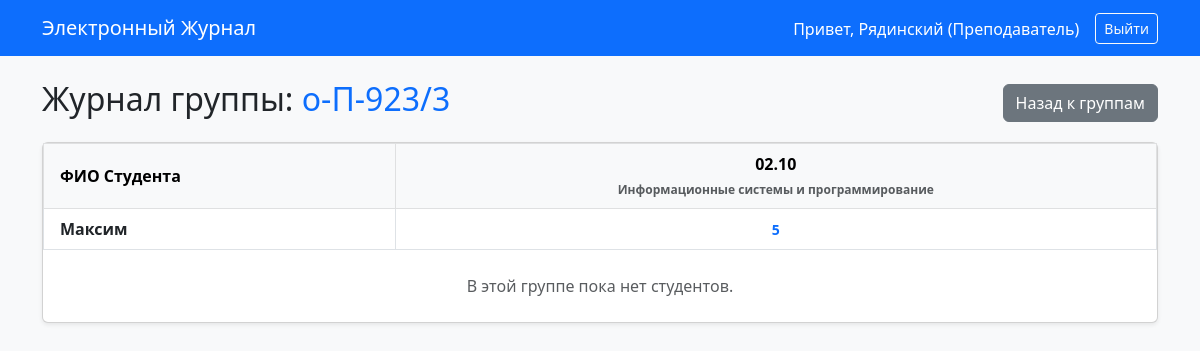
Before: /group/1/ (signed in) with the older database file.
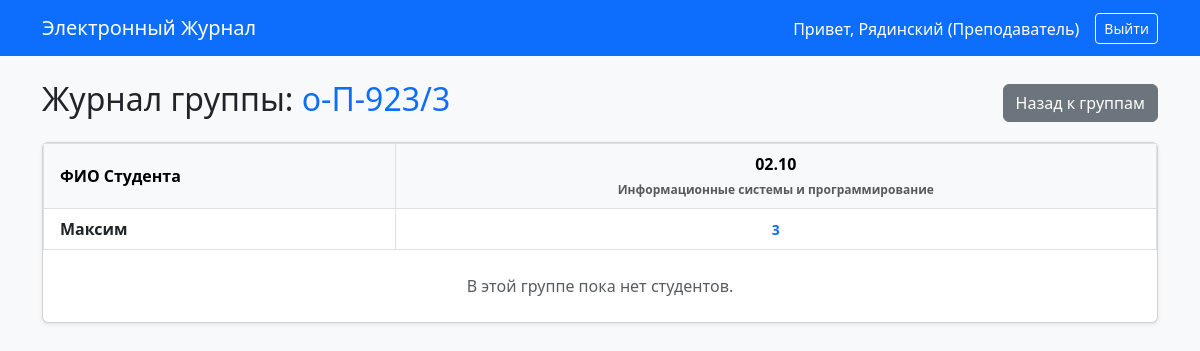
After: the same page with the newer database file.
### accounts/models.py (models this page shows, shortened)
class User(AbstractUser):
    class Role(models.TextChoices):
        ADMIN = "admin", "Администратор"
        TEACHER = "teacher", "Преподаватель"
        STUDENT = "student", "Студент"
    role = models.CharField(
        max_length=20,
        choices=Role.choices,
        default=Role.STUDENT,
        verbose_name="Роль",
    )

### journal/models.py (models this page shows, shortened)
class StudyGroup(models.Model):
    name = models.CharField(max_length=20, unique=True, verbose_name="Название группы")
    class Meta:
        verbose_name = "Учебная группа"
        verbose_name_plural = "Учебные группы"

class Lesson(models.Model):
    subject = models.ForeignKey(Subject, on_delete=models.CASCADE, verbose_name="Предмет")
    group = models.ForeignKey(StudyGroup, on_delete=models.CASCADE, verbose_name="Группа")
    teacher = models.ForeignKey(
        settings.AUTH_USER_MODEL,
        on_delete=models.CASCADE,
        limit_choices_to={'role': 'teacher'},
        verbose_name="Преподаватель"
    )
    date = models.DateField(verbose_name="Дата занятия")
    topic = models.CharField(max_length=255, blank=True, verbose_name="Тема занятия")
    class Meta:
        verbose_name = "Занятие"
        verbose_name_plural = "Занятия"
        ordering = ['-date']  # Сортировка по дате (сначала новые)

class Subject(models.Model):
    name = models.CharField(max_length=100, verbose_name="Название предмета")
    class Meta:
        verbose_name = "Предмет"
        verbose_name_plural = "Предметы"

class StudentProfile(models.Model):
    user = models.OneToOneField(settings.AUTH_USER_MODEL, on_delete=models.CASCADE, verbose_name="Студент")
    group = models.ForeignKey(StudyGroup, on_delete=models.CASCADE, related_name="students", verbose_name="Группа")
    class Meta:
        verbose_name = "Профиль студента"
        verbose_name_plural = "Профили студентов"

class Grade(models.Model):
    lesson = models.ForeignKey(Lesson, on_delete=models.CASCADE, related_name="grades", verbose_name="Занятие")
    student = models.ForeignKey(StudentProfile, on_delete=models.CASCADE, related_name="grades", verbose_name="Студент")
    value = models.PositiveSmallIntegerField(null=True, blank=True, verbose_name="Баллы / Оценка")
    is_absent = models.BooleanField(default=False, verbose_name="Отсутствовал (Н)")
    class Meta:
        verbose_name = "Оценка/Посещаемость"
        verbose_name_plural = "Оценки и Посещаемость"
        unique_together = ('lesson', 'student')

### journal/views.py (the view)
# urls.py: path('group/<int:group_id>/', views.group_journal, name='group_journal'),
@login_required
def group_journal(request, group_id):
    group = get_object_or_404(StudyGroup, id=group_id)
    students = StudentProfile.objects.filter(group=group)
    lessons = Lesson.objects.filter(group=group).order_by('date')
    journal_data = []
    for student in students:
        student_grades = []
        for lesson in lessons:
            grade = Grade.objects.filter(student=student, lesson=lesson).first()
            student_grades.append({
                'lesson': lesson,
                'grade': grade
            })
        journal_data.append({
            'student': student,
            'grades': student_grades
        })
    context = {
        'group': group,
        'lessons': lessons,
        'journal_data': journal_data,
    }
    return render(request, 'journal/journal.html', context)

### templates/journal/journal.html (shortened to what this page needs)
{% extends 'base.html' %}
{% block content %}
    <div class="d-flex justify-content-between align-items-center mb-3">
        <h2>Журнал группы: <span class="text-primary">{{ group.name }}</span></h2>
        <a href="{% url 'journal:index' %}" class="btn btn-secondary">Назад к группам</a>
    </div>
    <div class="card shadow-sm">
        <div class="card-body p-0" style="overflow-x: auto;">
            <table class="table table-bordered table-hover text-center m-0">
                <thead class="table-light">
                    <tr>
                        <th class="align-middle text-start px-3">ФИО Студента</th>
                        {% for lesson in lessons %}
                            <th style="min-width: 100px;">
                                {{ lesson.date|date:"d.m" }}<br>
                                <small class="text-muted" style="font-size: 0.75rem;">{{ lesson.subject.name }}</small>
                            </th>
                        {% endfor %}
                    </tr>
                </thead>
                <tbody>
                    {% for row in journal_data %}
                        <tr>
                            <td class="text-start px-3 fw-bold align-middle">
                                {% if not row.student.user.last_name %}{{ row.student.user.username }}{% endif %}
                            </td>
                            {% for item in row.grades %}
                                <td class="align-middle p-1">
                                    {% if user.role == 'teacher' or user.role == 'admin' %}
                                        <button class="btn btn-sm w-100 h-100"
                                                data-bs-toggle="modal"
                                                data-bs-target="#gradeModal{{ row.student.id }}_{{ item.lesson.id }}">
                                            {% if item.grade %}
                                                {% if item.grade.is_absent %}
                                                    <span class="text-danger fw-bold">Н</span>
                                                {% elif item.grade.value %}
                                                    <span class="text-primary fw-bold">{{ item.grade.value }}</span>
                                                {% endif %}
                                            {% else %}
                                                <span class="text-black-50">+</span>
                                            {% endif %}
                                        </button>
                                    {% endif %}
                                </td>
                            {% endfor %}
                        </tr>
                    {% endfor %}
                </tbody>
            </table>
            {% if not students %}
                <div class="p-4 text-center text-muted">В этой группе пока нет студентов.</div>
            {% endif %}
        </div>
    </div>
{% endblock %}

### templates/base.html (shortened to what this page needs)
<!DOCTYPE html>
<html lang="ru">
<head>
    <link href="https://cdn.jsdelivr.net/npm/bootstrap@5.3.0/dist/css/bootstrap.min.css" rel="stylesheet">
</head>
<body class="bg-light">
    <nav class="navbar navbar-expand-lg navbar-dark bg-primary mb-4">
        <div class="container">
            <a class="navbar-brand" href="/">Электронный Журнал</a>
            <div class="d-flex text-white">
                {% if user.is_authenticated %}
                    <span class="me-3 mt-1">Привет, {{ user.username }} ({{ user.get_role_display }})</span>
                    <form action="{% url 'logout' %}" method="post" class="d-inline">
                        <button type="submit" class="btn btn-sm btn-outline-light">Выйти</button>
                    </form>
                {% else %}
                    <span>Вы не вошли в систему</span>
                {% endif %}
            </div>
        </div>
    </nav>
    <div class="container">
        {% block content %}{% endblock %}
    </div>
</body>
</html>

Changed rows visible on the page:
changed through a linked row, Lesson "Информационные системы и программирование": grade.value "5" → "3"
